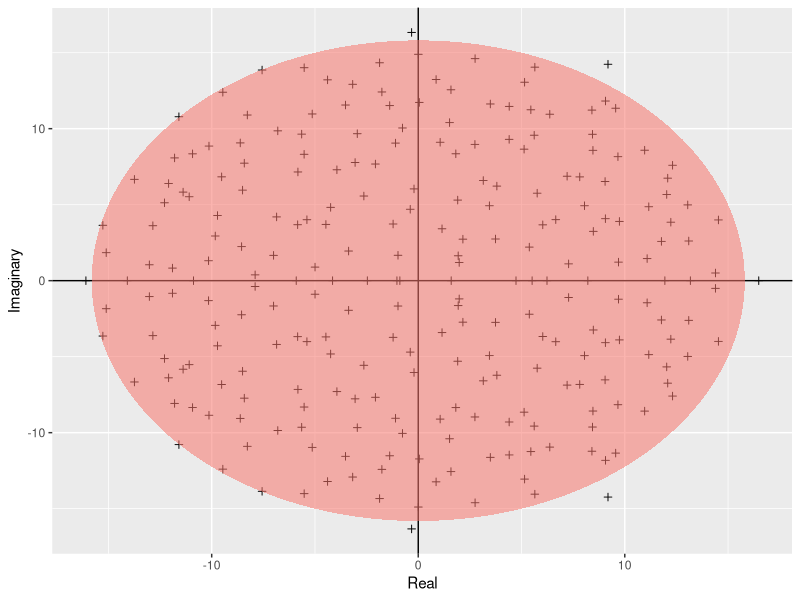

The R script that drew this image: (Note: this script raises an error after producing the figure.)
#!/usr/bin/env Rscript --vanilla

# Title: Girko.R
# Author details: Ioan Evans, Contact details: ie917@ic.ac.uk
# Date: Nov 2020
# Script and data info: Drawing the results of a simulation of Girko's circular law.
# Copyright statement: none

## Housekeeping
rm(list = ls())
graphics.off()

## Load packages
require(ggplot2)

## Create function
build_ellipse <- function(hradius, vradius){ # function that returns an ellipse
  npoints = 250
  a <- seq(0, 2 * pi, length = npoints + 1)
  x <- hradius * cos(a)
  y <- vradius * sin(a)  
  return(data.frame(x = x, y = y))
}

N <- 250 # Assign size of the matrix

M <- matrix(rnorm(N * N), N, N) # Build the matrix

eigvals <- eigen(M)$values # Find the eigenvalues

eigDF <- data.frame("Real" = Re(eigvals), "Imaginary" = Im(eigvals)) # Build a dataframe

my_radius <- sqrt(N) # The radius of the circle is sqrt(N)

ellDF <- build_ellipse(my_radius, my_radius) # Dataframe to plot the ellipse

names(ellDF) <- c("Real", "Imaginary") # rename the columns

## Plot the eigenvalues
p <- ggplot(eigDF, aes(x = Real, y = Imaginary))
p <- p +
  geom_point(shape = I(3)) +
  theme(legend.position = "none")

## Now add the vertical and horizontal line
p <- p + geom_hline(aes(yintercept = 0))
p <- p + geom_vline(aes(xintercept = 0))

## Finally, add the ellipse
p <- p + geom_polygon(data = ellDF, aes(x = Real, y = Imaginary, alpha = 1/20, fill = "red"))


## Export as pdf

## Open a pdf file
pdf("../Results/Girko.pdf") 
## 2. Create a plot
print(p)
## Close the pdf file
dev.off()

print("Script done!")